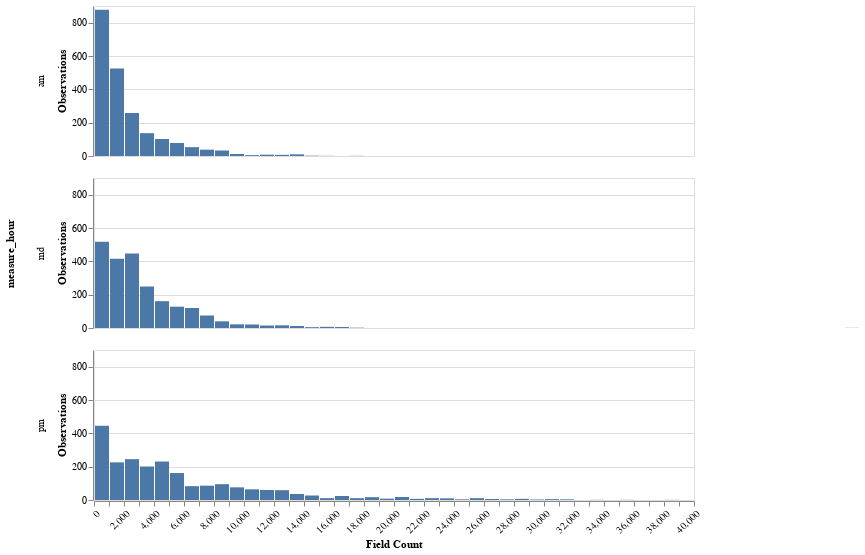

Notebook code cell kept with this figure:
### Markdown cell above
## describing field count data

### Code cell
alt.Chart(df_long).mark_bar().encode(
    alt.X("count", 
          bin=alt.Bin(maxbins=100), 
          title='Field Count', 
          axis=alt.Axis(labelAngle=-45),
          scale=alt.Scale(domain=(0, 40000))),
    alt.Y('count()', title='Observations')
).properties(
    width=600, 
    height=150
).facet(
    row='measure_hour:N'
)

### Figure 1 — Vega-Lite specification as saved in the notebook (floating-point values rounded to 4 significant figures; data arrays with more than 128 entries replaced by an {"elided": "..."} marker saying what was removed)
{"config": {"view": {"continuousWidth": 400, "continuousHeight": 300}}, "data": {"name": "data-602585cb51ebc7e44dacd346bb58ee5b"}, "facet": {"row": {"type": "nominal", "field": "measure_hour"}}, "spec": {"mark": "bar", "encoding": {"x": {"type": "quantitative", "axis": {"labelAngle": -45}, "bin": {"maxbins": 100}, "field": "count", "scale": {"domain": [0, 40000]}, "title": "Field Count"}, "y": {"type": "quantitative", "aggregate": "count", "title": "Observations"}}, "height": 150, "width": 600}, "$schema": "https://vega.github.io/schema/vega-lite/v4.0.2.json", "datasets": {"data-602585cb51ebc7e44dacd346bb58ee5b": {"elided": "6667 records"}}}
